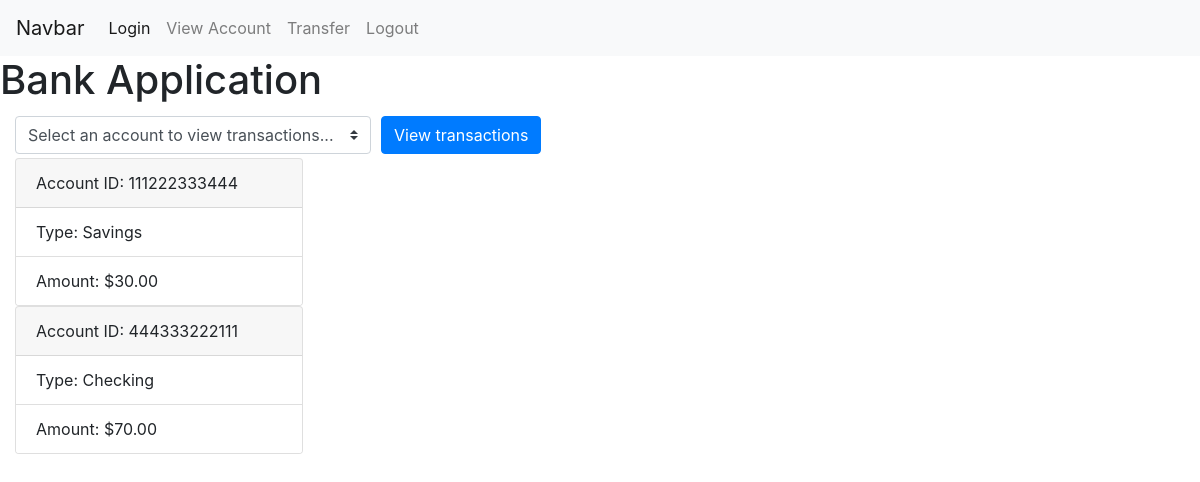
Page /view (signed in) on the committed database.
### bankapp/modules.py (models this page shows, shortened)
class Account(db.Model):
	_id = db.Column("id", db.Integer, primary_key=True)
	bank_id = db.Column("number", db.Integer, unique=True)
	amount = db.Column("amount", db.Numeric(scale=2))
	account_type = db.Column("type", db.String(10))
	transactions = db.relationship("Transaction", backref="receiver", lazy=True)
	owner_id = db.Column(db.Integer, db.ForeignKey("customer.id"), nullable=False)

### bankapp/routes.py (the view)
@app.route("/", methods=["POST", "GET"])
@app.route("/view", methods=["POST", "GET"])
def view():
	if ("user" in session):
		user = session["user"]
		if request.method == "POST":
			account_to_get = request.form["account_select"]
			session["account"]=account_to_get
			return redirect(url_for("view_transactions"))
		else:
			customer_to_view = Customer.query.filter_by(name=user).first()
			accounts_to_view = Account.query.filter_by(owner=customer_to_view)
		return render_template("view.html", acs=accounts_to_view)
	flash("Please log in to view your accounts.")
	return redirect(url_for("login"))

### bankapp/templates/view.html (shortened to what this page needs)
{% extends "base.html" %}
{% block content%}
	<form action = "#" method="post">
	  	<div class="form-row align-items-center">
	    	<div class="col-auto my-1">
	      		<select class="custom-select mr-sm-2" id="inlineFormCustomSelect" name="account_select">
	        		<option selected>Select an account to view transactions...</option>
	      		</select>
	    	</div>
	    	<div class="col-auto my-1">
	      		<button type="submit" class="btn btn-primary">View transactions</button>
	    	</div>
	  	</div>
	</form>
	{% for ac in acs %}
		<div class="card" style="width: 18rem;">
			<div class="card-header">
				Account ID: {{ac.bank_id}}
			</div>
			<ul class="list-group list-group-flush">
			  	<li class="list-group-item">Type: {{ac.account_type}}</li>
			  	<li class="list-group-item">Amount: ${{ac.amount}}</li>
			</ul>
		</div>
	{% endfor %}
{% endblock %}

### rows in the picture
Account: bank_id "111222333444", account_type "Savings", amount "30.00"
Account: bank_id "444333222111", account_type "Checking", amount "70.00"
